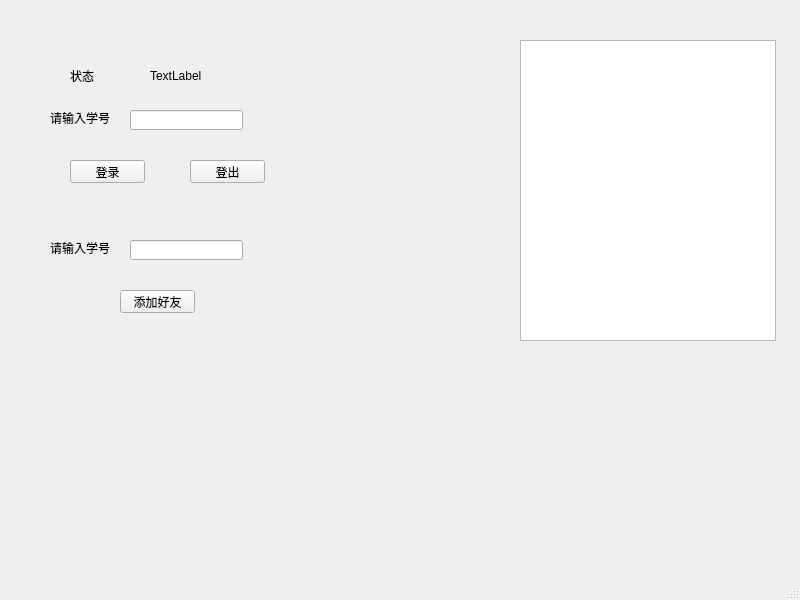
<?xml version="1.0" encoding="UTF-8"?>
<ui version="4.0">
 <class>interface</class>
 <widget class="QMainWindow" name="interface">
  <property name="geometry">
   <rect>
    <x>0</x>
    <y>0</y>
    <width>800</width>
    <height>600</height>
   </rect>
  </property>
  <property name="windowTitle">
   <string>MainWindow</string>
  </property>
  <widget class="QWidget" name="centralwidget">
   <widget class="QListWidget" name="listWidget">
    <property name="geometry">
     <rect>
      <x>520</x>
      <y>40</y>
      <width>256</width>
      <height>301</height>
     </rect>
    </property>
   </widget>
   <widget class="QLineEdit" name="id">
    <property name="geometry">
     <rect>
      <x>130</x>
      <y>110</y>
      <width>113</width>
      <height>20</height>
     </rect>
    </property>
   </widget>
   <widget class="QLabel" name="label">
    <property name="geometry">
     <rect>
      <x>50</x>
      <y>110</y>
      <width>71</width>
      <height>16</height>
     </rect>
    </property>
    <property name="text">
     <string>请输入学号</string>
    </property>
   </widget>
   <widget class="QPushButton" name="login">
    <property name="geometry">
     <rect>
      <x>70</x>
      <y>160</y>
      <width>75</width>
      <height>23</height>
     </rect>
    </property>
    <property name="text">
     <string>登录</string>
    </property>
   </widget>
   <widget class="QPushButton" name="logout">
    <property name="geometry">
     <rect>
      <x>190</x>
      <y>160</y>
      <width>75</width>
      <height>23</height>
     </rect>
    </property>
    <property name="text">
     <string>登出</string>
    </property>
   </widget>
   <widget class="QLabel" name="label_2">
    <property name="geometry">
     <rect>
      <x>70</x>
      <y>70</y>
      <width>54</width>
      <height>12</height>
     </rect>
    </property>
    <property name="text">
     <string>状态</string>
    </property>
   </widget>
   <widget class="QLabel" name="status">
    <property name="geometry">
     <rect>
      <x>150</x>
      <y>70</y>
      <width>54</width>
      <height>12</height>
     </rect>
    </property>
    <property name="text">
     <string>TextLabel</string>
    </property>
   </widget>
   <widget class="QLabel" name="label_3">
    <property name="geometry">
     <rect>
      <x>50</x>
      <y>240</y>
      <width>61</width>
      <height>16</height>
     </rect>
    </property>
    <property name="text">
     <string>请输入学号</string>
    </property>
   </widget>
   <widget class="QLineEdit" name="friend_id">
    <property name="geometry">
     <rect>
      <x>130</x>
      <y>240</y>
      <width>113</width>
      <height>20</height>
     </rect>
    </property>
   </widget>
   <widget class="QPushButton" name="add_friends">
    <property name="geometry">
     <rect>
      <x>120</x>
      <y>290</y>
      <width>75</width>
      <height>23</height>
     </rect>
    </property>
    <property name="text">
     <string>添加好友</string>
    </property>
   </widget>
  </widget>
  <widget class="QMenuBar" name="menubar">
   <property name="geometry">
    <rect>
     <x>0</x>
     <y>0</y>
     <width>800</width>
     <height>23</height>
    </rect>
   </property>
  </widget>
  <widget class="QStatusBar" name="friends"/>
 </widget>
 <resources/>
 <connections/>
</ui>
